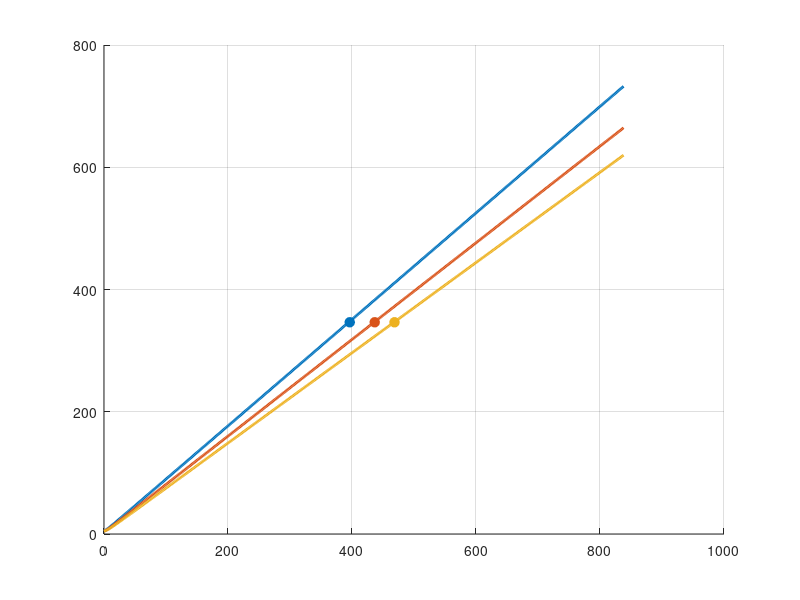

This chart was generated by the following MATLAB code: (Note: this script raises an error after producing the figure.)
%% clear all close all section
clear all; close all; clc;

% Script settings
outputs_directory = 'outputs';
if ~exist(outputs_directory, 'dir')
    mkdir(outputs_directory);
end

save_graphs = true; % set to true to save graphs to outputs directory

%% --- machine paramters ---
Lm  = 17.5e-3;     % magnetizig induct H
Ls  = 0.6e-3;    % stator induct (q=d) [H]
Rs  = 0.0155;      % stator resist ohm
Rf  = 26.5;      % field resist [ohm]
p   = 8;          % poles
wb  = 2*pi*267;    % elec base w rad/s
wmb = 419;        % mech base w rad/s

% --- inverter / field ctrl ---
Vdc    = 600;      % dc bus V
I0_max = 300;   % max ac curr (phase peak) A
If_max = 7.0;      % max field curr A dc

% --- derived ---
Xs_at_elec_base = wb*Ls;                  % sync react ohm
Xm_at_elec_base = wb*Lm;                % mag react ohm
f_e_at_elect_base = wb/(2*pi);             % elec base freq hz
n_sync_rpm_at_elect_base = wmb*60/(2*pi);  % mech base rpm

% --- field current cases --
field_current_cases = [7.0 4.666 2.333]; % A dc, cases i, ii, iii

%% --- print summary ---
fprintf('machine params loaded:\n')
fprintf('  Lm   = %.4f H\n', Lm)
fprintf('  Ls   = %.4f H\n', Ls)
fprintf('  Rs   = %.5f ohm\n', Rs)
fprintf('  Rf   = %.2f ohm\n', Rf)
fprintf('  p    = %d poles\n', p)
fprintf('  wb   = %.1f rad/s  (%.1f hz)\n', wb, f_e_at_elect_base)
fprintf('  wmb  = %.1f rad/s  (%.1f rpm)\n', wmb, n_sync_rpm_at_elect_base)
fprintf('\ninverter params:\n')
fprintf('  Vdc     = %.0f V\n', Vdc)
fprintf('  I0_max  = %.0f A pk\n', I0_max)
fprintf('  If_max  = %.1f A dc\n', If_max)

%% Simplifying assumptions and notes:

% 1. All inverter current is used for Torque (no AC field weakening), solve KVL from there… 
% 2. Machine parameters are linear and constant (no saturation, no heating of resistances)
% 3. Don't bother with Svpwm or complex offset modulation, just go straight linear modulation 


%% --- Plot 1 ------
%
%██████  ██       ██████  ████████      ██ 
%██   ██ ██      ██    ██    ██        ███ 
%██████  ██      ██    ██    ██         ██ 
%██      ██      ██    ██    ██         ██ 
%██      ███████  ██████     ██         ██ 
%                                          
                                          
% Use https://patorjk.com/software/taag/#p=display&f=ANSI+Regular&t=PLOT+1&x=none&v=4&h=4&w=80&we=false
% for ASCII art title

% Speed sweep (mechanical rad/s); cover up to 2*wmb per spec
mechanical_velocity_om_m = linspace(0, 2*wmb, 500);  % mechanical rad/s
electrical_angular_velocity = (p/2).*mechanical_velocity_om_m;             % electrical rad/s

% Inverter linear-modulation limit
% This comes from M_0 = V0/(0.5*Vdc) <= 2/sqrt(3)  therefore  V0 <= Vdc/sqrt(3)
V0_lim = Vdc/sqrt(3);

% KVL around SM Generic Case:  V_qd = E_qd + (Rs + j*ωe*Ls) * I_qd
% or V_qd = E_qd + Zs * I_qd
% or:  I_qd = (V_qd - E_qd) / (Rs + j*ωe*Ls)) (L2-8 slide 3)
% We fix |I| = I0_max with all-torque current: I = I0_max + j*0 (Id=0) for max torque no phase.

V0_all = zeros(numel(field_current_cases), numel(mechanical_velocity_om_m));
Vq_all = zeros(size(V0_all));
Vd_all = zeros(size(V0_all));
cross_idx   = nan(size(field_current_cases));
cross_speed = nan(size(field_current_cases));

for k = 1:numel(field_current_cases)
    If = field_current_cases(k); % grab our field current case

    % Electrical speed array, impedance and EMF phasors
    Zs = Rs + 1i*electrical_angular_velocity*Ls;  % stator impedance vs speed (L2-8 slide 4)
    E  = (electrical_angular_velocity * Lm * If) + 1i*0;  % E_qd phasor: Eq=ωe*Lm*If, Ed=0
    % Using an E aligned phasor version

    % Current phasor at limit (all torque current => Id=0)
    I = I0_max + 1i*0;  % I_qd phasor: Iq=I0_max, Id=0

    % Required stator voltage phasor (from KVL)
    V = E + Zs.*I;  % V_qd phasor vs speed

    % Break into LN peak q–d components (Lipo–Novotny negative imag d-axis)
    Vq = real(V);
    Vd = -imag(V);

    % Phase fundamental (LN peak) amplitude
    V0 = abs(V);

    % Store
    Vq_all(k,:) = Vq;
    Vd_all(k,:) = Vd;
    V0_all(k,:) = V0;

    % First crossing of linear-modulation limit
    idx = find(V0 >= V0_lim, 1, 'first');
    if ~isempty(idx)
        cross_idx(k)   = idx;
        cross_speed(k) = mechanical_velocity_om_m(idx);
    end
end

%% Plotting Section
% This plotting section does use AI to get nice symbols and formatting to make plots better.
% Use ChatGPT GPT-5 and gh:copilot GPT-5-Codex

% ---- Plot
figure; hold on; grid on;
colors = lines(numel(field_current_cases));
for k = 1:numel(field_current_cases)
    plot(mechanical_velocity_om_m, V0_all(k,:), 'LineWidth', 2, 'Color', colors(k,:));
    if ~isnan(cross_idx(k))
        plot(cross_speed(k), V0_lim, 'o', 'Color', colors(k,:), ...
            'MarkerFaceColor', colors(k,:), 'MarkerSize', 7);
    end
end
yline(V0_lim, '--k', 'LineWidth', 1.5, 'Label', sprintf('V_0 limit = V_{dc}/\\surd3 = %.1f V', V0_lim), ...
    'LabelVerticalAlignment', 'bottom');

xlabel('\omega_m  (mechanical rad/s)');
ylabel('Phase fundamental amplitude  V_0  (V_{LN,peak})');
title('Inverter V_0 vs. Mechanical Speed at I_0 = I_{0,max}');
legend(arrayfun(@(x)sprintf('I_f = %.1f A',x), field_current_cases, 'UniformOutput',false), ...
       'Location', 'northwest');

% Report crossing speeds
fprintf('\n--- V0 limit crossings (V0 = Vdc/sqrt(3)) ---\n');
for k = 1:numel(field_current_cases)
    if ~isnan(cross_idx(k))
        fprintf('If = %.1f A :  omega_m* = %.1f rad/s  (%.0f rpm)\n', ...
            field_current_cases(k), cross_speed(k), cross_speed(k)*60/(2*pi));
    else
        fprintf('If = %.1f A :  no crossing in sweep range.\n', field_current_cases(k));
    end
end

% Save graph if save_graphs is true
if save_graphs
    saveas(gcf, fullfile(outputs_directory, 'part_1_plot_1_inverter_V0_vs_speed.png'));
end

